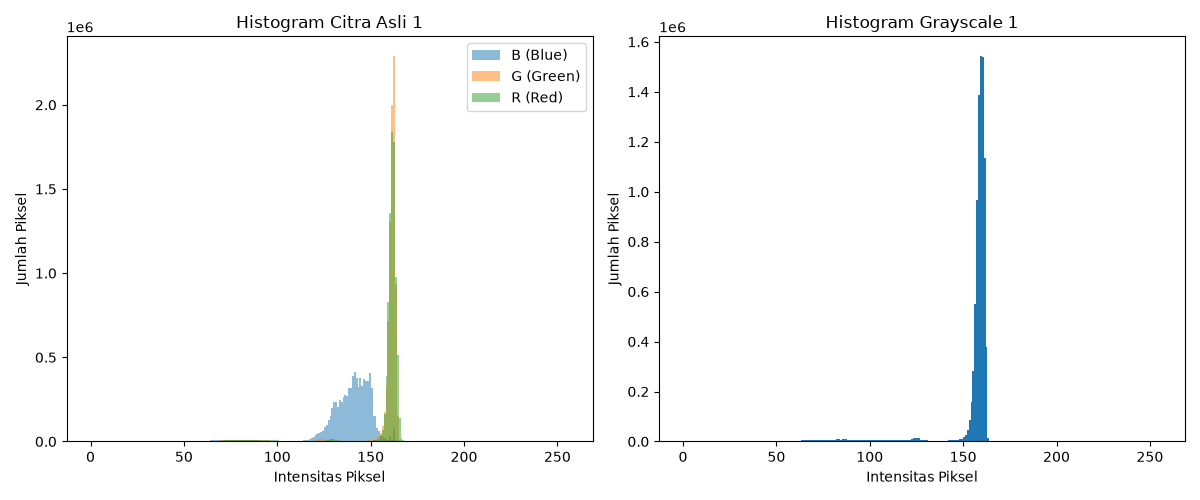
#> input picture hasil/histogram_1.png, 1200 x 500 px, given in place of 1.jpg, which was not available
$ python tugas3.py
#> lines starting #> are read from the running program, lines starting #| are printed output that depends on the picture; pictures that were not available may be replaced by others from this repository, and a replacement may not be noted
import cv2
import os

# Folder tempat citra asli
folder_citra = "citra"

# Folder untuk menyimpan hasil
folder_hasil = "hasil"

# Membuat folder hasil jika belum ada
os.makedirs(folder_hasil, exist_ok=True)

# Memproses citra nomor 1 sampai 9
for i in range(1, 10):

    # Nama file citra
    nama_file = f"{i}.jpg"

    # Lokasi lengkap citra
    path_citra = os.path.join(folder_citra, nama_file)

    # Membaca citra
    citra = cv2.imread(path_citra)
#> citra is the input picture: shape (500, 1200, 3); mean B, G, R 249.6, 249.5, 248.6

    # Mengecek apakah citra berhasil dibaca
    if citra is None:
        print(f"Citra {i} tidak ditemukan!")
        continue

    # Mengubah citra warna menjadi grayscale
    grayscale = cv2.cvtColor(citra, cv2.COLOR_BGR2GRAY)

    # Menyimpan citra grayscale
    path_grayscale = os.path.join(folder_hasil, f"grayscale_{i}.jpg")
    cv2.imwrite(path_grayscale, grayscale)

    print(f"Citra {i} berhasil diubah menjadi grayscale.")
#> pass 2 of the loop `for i in range(1, 10):`:
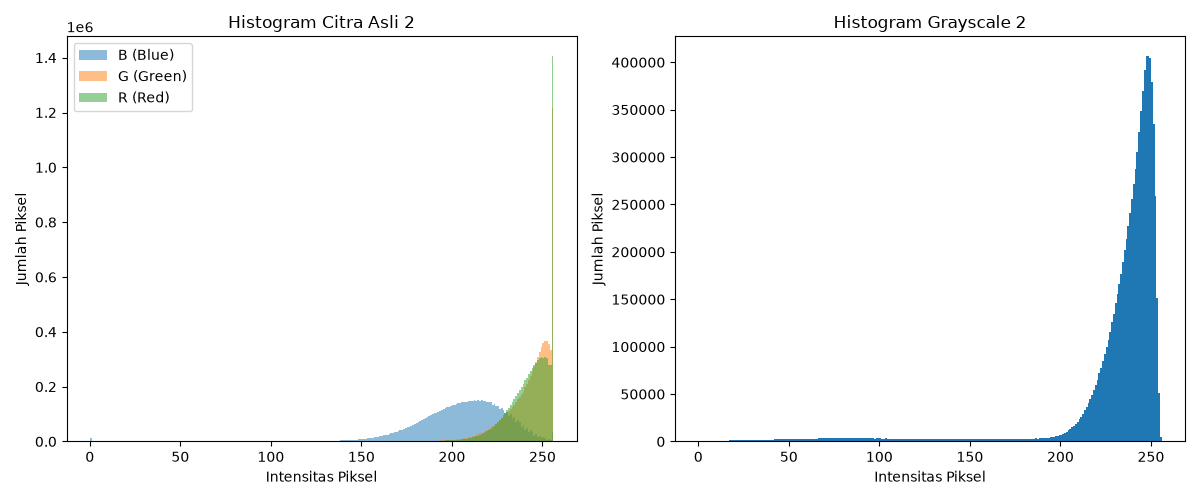
#> input picture hasil/histogram_2.png, 1200 x 500 px, given in place of 2.jpg, which was not available
#> citra is the input picture: shape (500, 1200, 3); mean B, G, R 247.6, 246.5, 244

print("Semua citra selesai diproses.")

# ============================================================
# TAHAP 2: MEMBUAT HISTOGRAM CITRA
# ============================================================

import matplotlib.pyplot as plt

# Memproses citra nomor 1 sampai 9
for i in range(1, 10):

    # Menentukan nama file citra
    nama_file = f"{i}.jpg"
#> nama_file = '1.jpg'

    # Menentukan lokasi citra asli
    path_citra = os.path.join(folder_citra, nama_file)

    # Membaca citra asli
    citra = cv2.imread(path_citra)

    # Mengecek apakah citra berhasil dibaca
    if citra is None:
        print(f"Citra {i} tidak ditemukan!")
        continue

    # Mengubah citra berwarna menjadi grayscale
    grayscale = cv2.cvtColor(citra, cv2.COLOR_BGR2GRAY)

    # Membuat gambar histogram dengan 2 bagian
    plt.figure(figsize=(12, 5))

    # ========================================================
    # HISTOGRAM CITRA ASLI
    # ========================================================

    plt.subplot(1, 2, 1)

    # Mengambil masing-masing kanal warna
    # OpenCV menggunakan urutan BGR
    kanal_b, kanal_g, kanal_r = cv2.split(citra)
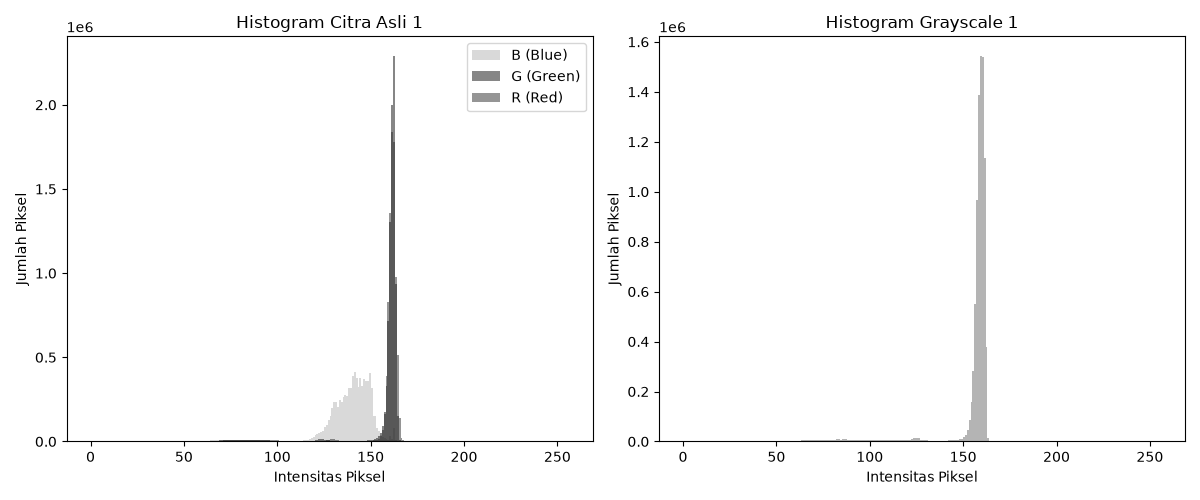
#> kanal_b: shape (500, 1200); min 0, max 255, mean 249.6

    # Membuat histogram kanal Biru
    plt.hist(
        kanal_b.ravel(),
        bins=256,
        range=[0, 256],
        alpha=0.5,
        label="B (Blue)"
    )

    # Membuat histogram kanal Hijau
    plt.hist(
        kanal_g.ravel(),
        bins=256,
        range=[0, 256],
        alpha=0.5,
        label="G (Green)"
    )

    # Membuat histogram kanal Merah
    plt.hist(
        kanal_r.ravel(),
        bins=256,
        range=[0, 256],
        alpha=0.5,
        label="R (Red)"
    )

    # Memberikan judul dan nama sumbu
    plt.title(f"Histogram Citra Asli {i}")
    plt.xlabel("Intensitas Piksel")
    plt.ylabel("Jumlah Piksel")

    # Menampilkan keterangan kanal
    plt.legend()

    # ========================================================
    # HISTOGRAM GRAYSCALE
    # ========================================================

    plt.subplot(1, 2, 2)

    # Membuat histogram citra grayscale
    plt.hist(
        grayscale.ravel(),
        bins=256,
        range=[0, 256]
    )

    # Memberikan judul dan nama sumbu
    plt.title(f"Histogram Grayscale {i}")
    plt.xlabel("Intensitas Piksel")
    plt.ylabel("Jumlah Piksel")

    # Mengatur jarak antar grafik
    plt.tight_layout()

    # Menentukan nama file histogram
    nama_histogram = os.path.join(
        folder_hasil,
        f"histogram_{i}.png"
    )

    # Menyimpan histogram
    plt.savefig(nama_histogram)
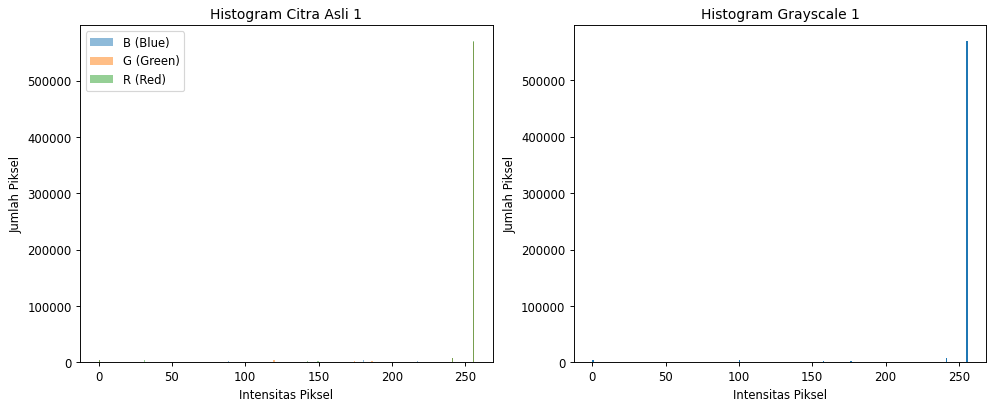
#> figure drawn by matplotlib, 2 panels; panel 1: tallest bar 568665 high, from x = 255 to 256; panel 1: tallest bar 568665 high, from x = 255 to 256; panel 1: tallest bar 569187 high, from x = 255 to 256; panel 2: tallest bar 568665 high, from x = 255 to 256

    # Menutup gambar setelah disimpan
    plt.close()

    print(f"Histogram citra {i} berhasil dibuat.")
#> pass 2 of the loop `for i in range(1, 10):`:

print("Semua histogram selesai dibuat.")

# ============================================================
# TAHAP 3: ANALISIS STATISTIK INTENSITAS CITRA
# ============================================================

import numpy as np

# Memproses citra nomor 1 sampai 9
for i in range(1, 10):

    # Menentukan nama file citra
    nama_file = f"{i}.jpg"

    # Menentukan lokasi citra
    path_citra = os.path.join(folder_citra, nama_file)

    # Membaca citra asli
    citra = cv2.imread(path_citra)

    # Mengecek apakah citra berhasil dibaca
    if citra is None:
        print(f"Citra {i} tidak ditemukan!")
        continue

    # Mengubah citra menjadi grayscale
    grayscale = cv2.cvtColor(citra, cv2.COLOR_BGR2GRAY)

    # Menghitung nilai intensitas minimum
    nilai_min = np.min(grayscale)

    # Menghitung nilai intensitas maksimum
    nilai_max = np.max(grayscale)

    # Menghitung nilai rata-rata intensitas
    nilai_mean = np.mean(grayscale)

    # Menghitung standar deviasi
    nilai_std = np.std(grayscale)

    # Menampilkan hasil analisis
    print(f"\nCitra {i}")
    print(f"  Intensitas minimum : {nilai_min}")
    print(f"  Intensitas maksimum : {nilai_max}")
    print(f"  Intensitas rata-rata : {nilai_mean:.2f}")
    print(f"  Standar deviasi : {nilai_std:.2f}")
#> pass 2 of the loop `for i in range(1, 10):`:

    # ============================================================
# TAHAP 4: MENYIMPAN HASIL ANALISIS INTENSITAS
# ============================================================

# Menentukan nama file untuk menyimpan hasil analisis
file_analisis = os.path.join(
    folder_hasil,
    "analisis_intensitas.txt"
)

# Membuka file dalam mode tulis
with open(file_analisis, "w", encoding="utf-8") as file:

    # Menuliskan judul
    file.write("ANALISIS INTENSITAS CITRA\n")
    file.write("=" * 40 + "\n\n")

    # Memproses citra 1 sampai 9
    for i in range(1, 10):

        # Menentukan lokasi citra
        nama_file = f"{i}.jpg"
        path_citra = os.path.join(folder_citra, nama_file)

        # Membaca citra
        citra = cv2.imread(path_citra)

        # Jika citra tidak ditemukan, lanjut ke citra berikutnya
        if citra is None:
            continue

        # Mengubah citra menjadi grayscale
        grayscale = cv2.cvtColor(citra, cv2.COLOR_BGR2GRAY)

        # Menghitung statistik intensitas
        nilai_min = np.min(grayscale)
        nilai_max = np.max(grayscale)
        nilai_mean = np.mean(grayscale)
        nilai_std = np.std(grayscale)

        # Menuliskan hasil ke file
        file.write(f"Citra {i}\n")
        file.write(f"Intensitas minimum : {nilai_min}\n")
        file.write(f"Intensitas maksimum : {nilai_max}\n")
        file.write(f"Intensitas rata-rata : {nilai_mean:.2f}\n")
        file.write(f"Standar deviasi : {nilai_std:.2f}\n")
        file.write("\n")
#> pass 2 of the loop `for i in range(1, 10):`:

print("Hasil analisis intensitas berhasil disimpan.")

# ============================================================
# TAHAP 5: ENHANCEMENT / PERBAIKAN CITRA
# ============================================================

# ------------------------------------------------------------
# Fungsi Contrast Stretching
# ------------------------------------------------------------

def contrast_stretching(citra):
    """
    Memperluas rentang intensitas citra
    agar kontras menjadi lebih baik.
    """

    # Mengubah tipe data menjadi float
    # agar perhitungan tidak mengalami overflow
    citra_float = citra.astype(np.float32)

    # Mencari nilai minimum dan maksimum piksel
    min_val = np.min(citra_float)
    max_val = np.max(citra_float)

    # Menghindari pembagian dengan nol
    if max_val == min_val:
        return citra

    # Melakukan contrast stretching
    hasil = (
        (citra_float - min_val)
        * 255
        / (max_val - min_val)
    )

    # Memastikan nilai berada pada rentang 0-255
    hasil = np.clip(hasil, 0, 255)

    # Mengubah kembali menjadi uint8
    hasil = np.uint8(hasil)

    return hasil

# ------------------------------------------------------------
# Fungsi CLAHE
# ------------------------------------------------------------

def clahe_enhancement(citra):
    """
    Meningkatkan kontras lokal menggunakan CLAHE.
    """

    # Membuat objek CLAHE
    clahe = cv2.createCLAHE(
        clipLimit=2.0,
        tileGridSize=(8, 8)
    )

    # Menerapkan CLAHE pada citra grayscale
    hasil = clahe.apply(citra)

    return hasil

# ------------------------------------------------------------
# Fungsi Gamma Correction
# ------------------------------------------------------------

def gamma_correction(citra, gamma=2.0):
    """
    Mengurangi kecerahan citra menggunakan Gamma Correction.
    Nilai gamma > 1 digunakan untuk citra yang terlalu terang.
    """

    # Membuat tabel perubahan nilai intensitas
    tabel = np.array([
        ((i / 255.0) ** gamma) * 255
        for i in range(256)
    ]).astype(np.uint8)

    # Menerapkan tabel gamma pada citra
    hasil = cv2.LUT(citra, tabel)

    return hasil

# ------------------------------------------------------------
# Memproses citra 1 sampai 9
# ------------------------------------------------------------

for i in range(1, 10):

    # Menentukan nama file
    nama_file = f"{i}.jpg"

    # Menentukan lokasi citra
    path_citra = os.path.join(folder_citra, nama_file)

    # Membaca citra
    citra = cv2.imread(path_citra)

    # Mengecek apakah citra berhasil dibaca
    if citra is None:
        print(f"Citra {i} tidak ditemukan!")
        continue

    # Mengubah citra menjadi grayscale
    grayscale = cv2.cvtColor(
        citra,
        cv2.COLOR_BGR2GRAY
    )

    # --------------------------------------------------------
    # Menentukan metode enhancement
    # --------------------------------------------------------
# --------------------------------------------------------
# Menentukan metode enhancement
# --------------------------------------------------------

    if i == 1:

        # Citra 1 memiliki kontras relatif rendah
        # sehingga menggunakan CLAHE
        hasil_enhancement = clahe_enhancement(grayscale)
        metode = "CLAHE"

    elif i == 9:

        # Citra 9 memiliki rentang intensitas yang sempit
        # sehingga menggunakan Contrast Stretching
        hasil_enhancement = contrast_stretching(grayscale)
        metode = "Contrast Stretching"

    else:

        # Citra 2 sampai 8 terlalu terang,
        # sehingga menggunakan Gamma Correction
        hasil_enhancement = gamma_correction(
            grayscale,
            gamma=3.0
        )

        # Menampilkan perbandingan rata-rata intensitas
        # sebelum dan sesudah Gamma Correction
        print(
            f"Citra {i} - Mean sebelum: "
            f"{np.mean(grayscale):.2f}"
        )

        print(
            f"Citra {i} - Mean sesudah Gamma: "
            f"{np.mean(hasil_enhancement):.2f}"
        )

        metode = "Gamma Correction"
    # --------------------------------------------------------
    # Menyimpan hasil enhancement
    # --------------------------------------------------------

    nama_hasil = os.path.join(
        folder_hasil,
        f"enhancement_{i}.jpg"
    )

    cv2.imwrite(
        nama_hasil,
        hasil_enhancement
    )

    print(
        f"Citra {i} berhasil di-enhancement "
        f"dengan metode {metode}."
    )
#> pass 2 of the loop `for i in range(1, 10):`:
#> in gamma_correction, `hasil = cv2.LUT(citra, tabel)`:
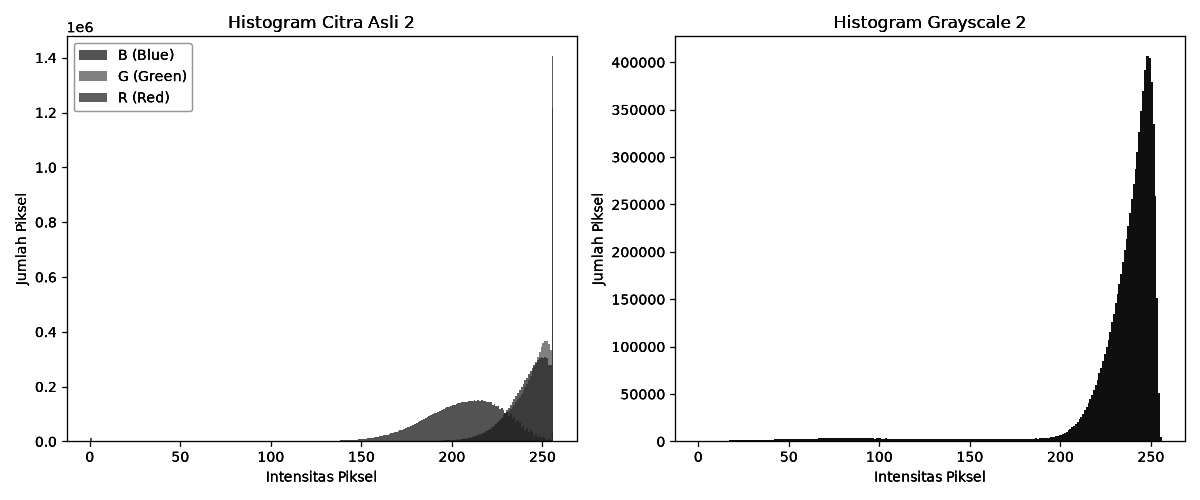
#> hasil: shape (500, 1200); min 0, max 255, mean 241.3

print("Semua citra selesai di-enhancement.")

# ============================================================
# TAHAP 6: HISTOGRAM SETELAH ENHANCEMENT
# ============================================================

# Memproses citra 1 sampai 9
for i in range(1, 10):

    # Menentukan nama file hasil enhancement
    nama_hasil = f"enhancement_{i}.jpg"
#> nama_hasil = 'enhancement_1.jpg'

    # Menentukan lokasi file
    path_hasil = os.path.join(
        folder_hasil,
        nama_hasil
    )

    # Membaca citra hasil enhancement
    citra_enhancement = cv2.imread(
        path_hasil,
        cv2.IMREAD_GRAYSCALE
    )
#> citra_enhancement: shape (500, 1200); min 0, max 255, mean 249.2

    # Mengecek apakah file berhasil dibaca
    if citra_enhancement is None:
        print(
            f"Hasil enhancement citra {i} "
            "tidak ditemukan!"
        )
        continue

    # Membuat ukuran gambar histogram
    plt.figure(figsize=(8, 5))

    # Membuat histogram hasil enhancement
    plt.hist(
        citra_enhancement.ravel(),
        bins=256,
        range=[0, 256]
    )

    # Memberikan judul
    plt.title(
        f"Histogram Setelah Enhancement Citra {i}"
    )

    # Memberikan nama sumbu
    plt.xlabel("Intensitas Piksel")
    plt.ylabel("Jumlah Piksel")

    # Mengatur tampilan
    plt.tight_layout()

    # Menentukan nama file histogram
    nama_histogram = os.path.join(
        folder_hasil,
        f"histogram_enhancement_{i}.png"
    )

    # Menyimpan histogram
    plt.savefig(nama_histogram)
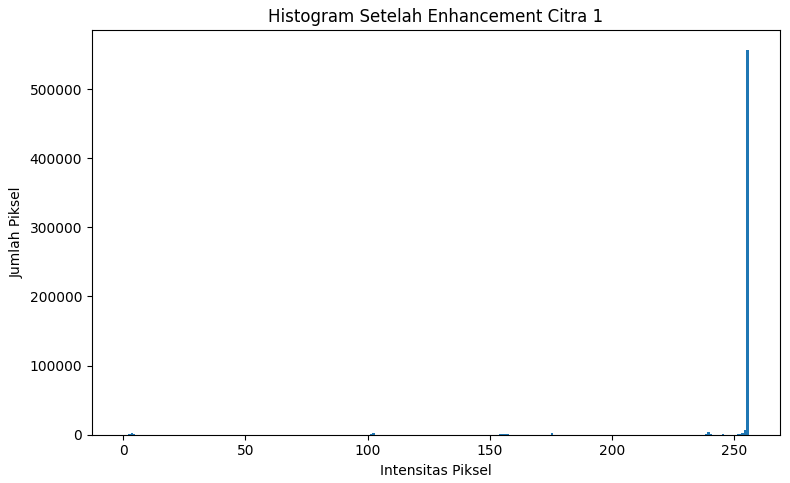
#> figure drawn by matplotlib, 1 panel; tallest bar 557146 high, from x = 255 to 256

    # Menutup grafik
    plt.close()

    print(
        f"Histogram enhancement citra {i} "
        "berhasil dibuat."
    )
#> pass 2 of the loop `for i in range(1, 10):`:
#> `plt.savefig(nama_histogram)`:
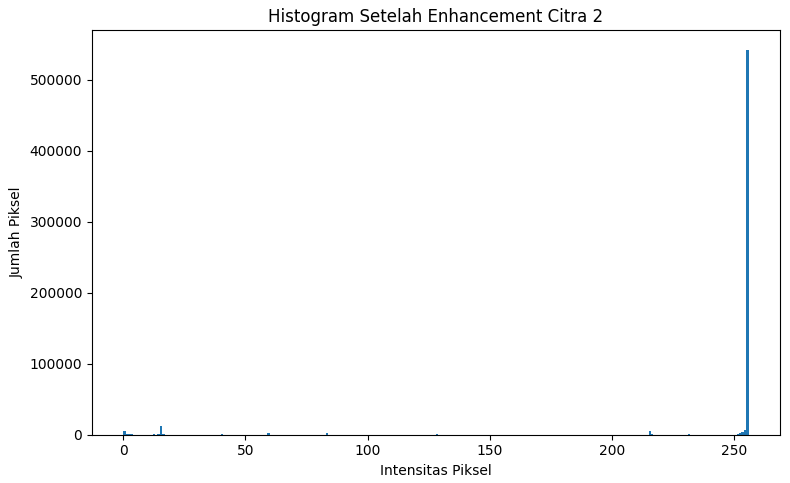
#> figure drawn by matplotlib, 1 panel; tallest bar 542116 high, from x = 255 to 256

print("Semua histogram setelah enhancement selesai dibuat.")
